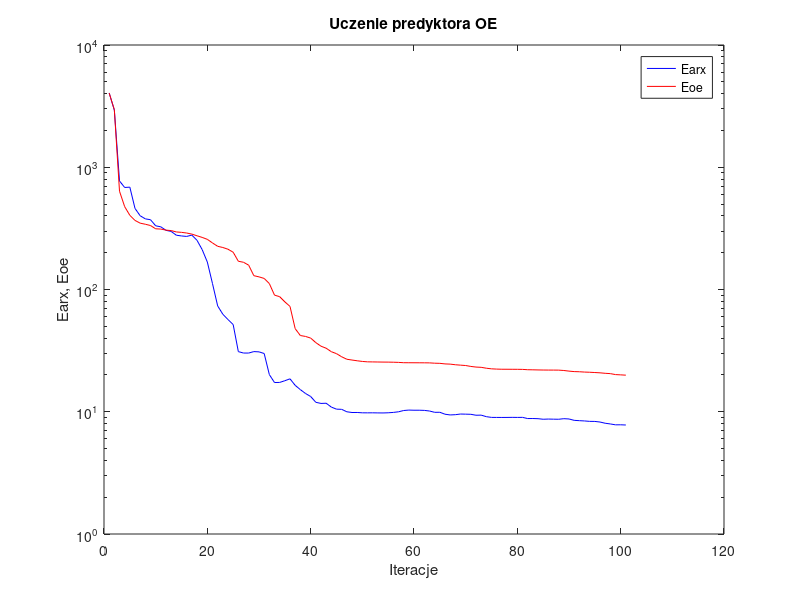
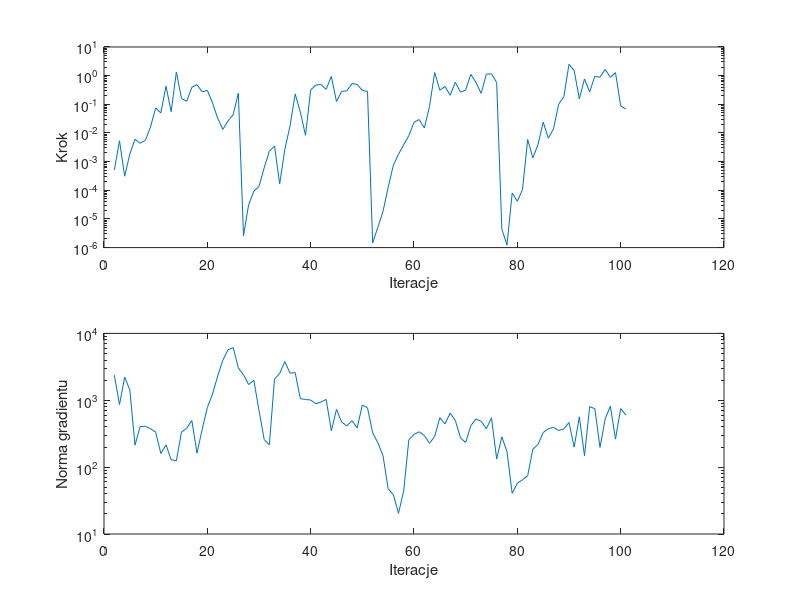

MATLAB code for these plots, in order:
%uczenie predyktora oe
clear all;
n=0; farx(n+1)=4.050157e+003; foe(n+1)=4.042592e+003; wspucz(n+1)=0.000000e+000; ng(n+1)=0.000000e+000;
%odnowa zmiennej metryki
n=1; farx(n+1)=2.932254e+003; foe(n+1)=2.957580e+003; krok(n+1)=5.097061e-004; ng(n+1)=2.379039e+003;
n=2; farx(n+1)=7.727884e+002; foe(n+1)=6.367229e+002; krok(n+1)=5.357205e-003; ng(n+1)=8.622970e+002;
n=3; farx(n+1)=6.831734e+002; foe(n+1)=4.760731e+002; krok(n+1)=3.090387e-004; ng(n+1)=2.226305e+003;
n=4; farx(n+1)=6.875409e+002; foe(n+1)=4.044787e+002; krok(n+1)=1.841613e-003; ng(n+1)=1.422930e+003;
n=5; farx(n+1)=4.603644e+002; foe(n+1)=3.673576e+002; krok(n+1)=6.042575e-003; ng(n+1)=2.135778e+002;
n=6; farx(n+1)=4.011129e+002; foe(n+1)=3.488916e+002; krok(n+1)=4.372259e-003; ng(n+1)=4.044314e+002;
n=7; farx(n+1)=3.782784e+002; foe(n+1)=3.418125e+002; krok(n+1)=5.548179e-003; ng(n+1)=4.091257e+002;
n=8; farx(n+1)=3.722605e+002; foe(n+1)=3.337222e+002; krok(n+1)=1.612615e-002; ng(n+1)=3.756222e+002;
n=9; farx(n+1)=3.320537e+002; foe(n+1)=3.137900e+002; krok(n+1)=7.445763e-002; ng(n+1)=3.335057e+002;
n=10; farx(n+1)=3.255670e+002; foe(n+1)=3.121319e+002; krok(n+1)=4.995426e-002; ng(n+1)=1.599115e+002;
n=11; farx(n+1)=3.046700e+002; foe(n+1)=3.060225e+002; krok(n+1)=4.288049e-001; ng(n+1)=2.156444e+002;
n=12; farx(n+1)=2.986933e+002; foe(n+1)=3.033834e+002; krok(n+1)=5.553162e-002; ng(n+1)=1.292282e+002;
n=13; farx(n+1)=2.779972e+002; foe(n+1)=2.956829e+002; krok(n+1)=1.324162e+000; ng(n+1)=1.243127e+002;
n=14; farx(n+1)=2.742274e+002; foe(n+1)=2.934451e+002; krok(n+1)=1.599256e-001; ng(n+1)=3.347352e+002;
n=15; farx(n+1)=2.717648e+002; foe(n+1)=2.897310e+002; krok(n+1)=1.277097e-001; ng(n+1)=3.804697e+002;
n=16; farx(n+1)=2.786499e+002; foe(n+1)=2.839283e+002; krok(n+1)=3.923690e-001; ng(n+1)=4.986209e+002;
n=17; farx(n+1)=2.526384e+002; foe(n+1)=2.750996e+002; krok(n+1)=4.880844e-001; ng(n+1)=1.616203e+002;
n=18; farx(n+1)=2.121010e+002; foe(n+1)=2.667755e+002; krok(n+1)=2.701727e-001; ng(n+1)=3.675322e+002;
n=19; farx(n+1)=1.676898e+002; foe(n+1)=2.571917e+002; krok(n+1)=3.068907e-001; ng(n+1)=7.804611e+002;
n=20; farx(n+1)=1.116970e+002; foe(n+1)=2.402385e+002; krok(n+1)=1.115271e-001; ng(n+1)=1.236018e+003;
n=21; farx(n+1)=7.337350e+001; foe(n+1)=2.256206e+002; krok(n+1)=3.273628e-002; ng(n+1)=2.294909e+003;
n=22; farx(n+1)=6.276225e+001; foe(n+1)=2.206033e+002; krok(n+1)=1.333847e-002; ng(n+1)=3.976521e+003;
n=23; farx(n+1)=5.676191e+001; foe(n+1)=2.134918e+002; krok(n+1)=2.617870e-002; ng(n+1)=5.691603e+003;
n=24; farx(n+1)=5.169644e+001; foe(n+1)=2.018167e+002; krok(n+1)=4.346837e-002; ng(n+1)=6.139714e+003;
n=25; farx(n+1)=3.103585e+001; foe(n+1)=1.702120e+002; krok(n+1)=2.442288e-001; ng(n+1)=3.050032e+003;
%odnowa zmiennej metryki
n=26; farx(n+1)=3.021956e+001; foe(n+1)=1.670359e+002; krok(n+1)=2.595332e-006; ng(n+1)=2.401574e+003;
n=27; farx(n+1)=3.021093e+001; foe(n+1)=1.581322e+002; krok(n+1)=3.168396e-005; ng(n+1)=1.716370e+003;
n=28; farx(n+1)=3.105653e+001; foe(n+1)=1.297432e+002; krok(n+1)=9.315198e-005; ng(n+1)=1.989487e+003;
n=29; farx(n+1)=3.089515e+001; foe(n+1)=1.268621e+002; krok(n+1)=1.358214e-004; ng(n+1)=7.063485e+002;
n=30; farx(n+1)=2.995718e+001; foe(n+1)=1.231913e+002; krok(n+1)=6.078605e-004; ng(n+1)=2.590069e+002;
n=31; farx(n+1)=2.014423e+001; foe(n+1)=1.118248e+002; krok(n+1)=2.287557e-003; ng(n+1)=2.160364e+002;
n=32; farx(n+1)=1.734174e+001; foe(n+1)=8.995058e+001; krok(n+1)=3.516052e-003; ng(n+1)=2.065279e+003;
n=33; farx(n+1)=1.737306e+001; foe(n+1)=8.735572e+001; krok(n+1)=1.677606e-004; ng(n+1)=2.516606e+003;
n=34; farx(n+1)=1.793997e+001; foe(n+1)=7.924122e+001; krok(n+1)=2.695162e-003; ng(n+1)=3.787274e+003;
n=35; farx(n+1)=1.859322e+001; foe(n+1)=7.271189e+001; krok(n+1)=1.729712e-002; ng(n+1)=2.545023e+003;
n=36; farx(n+1)=1.644764e+001; foe(n+1)=4.784138e+001; krok(n+1)=2.301315e-001; ng(n+1)=2.590406e+003;
n=37; farx(n+1)=1.517384e+001; foe(n+1)=4.203420e+001; krok(n+1)=5.359529e-002; ng(n+1)=1.057929e+003;
n=38; farx(n+1)=1.410887e+001; foe(n+1)=4.131393e+001; krok(n+1)=8.323975e-003; ng(n+1)=1.026595e+003;
n=39; farx(n+1)=1.332644e+001; foe(n+1)=4.005754e+001; krok(n+1)=3.134036e-001; ng(n+1)=1.008694e+003;
n=40; farx(n+1)=1.194983e+001; foe(n+1)=3.675813e+001; krok(n+1)=4.726144e-001; ng(n+1)=8.855981e+002;
n=41; farx(n+1)=1.169696e+001; foe(n+1)=3.437747e+001; krok(n+1)=4.880844e-001; ng(n+1)=9.407123e+002;
n=42; farx(n+1)=1.173973e+001; foe(n+1)=3.308637e+001; krok(n+1)=3.337224e-001; ng(n+1)=1.029007e+003;
n=43; farx(n+1)=1.091933e+001; foe(n+1)=3.098965e+001; krok(n+1)=9.429061e-001; ng(n+1)=3.490668e+002;
n=44; farx(n+1)=1.049991e+001; foe(n+1)=2.987092e+001; krok(n+1)=1.241631e-001; ng(n+1)=7.321074e+002;
n=45; farx(n+1)=1.046760e+001; foe(n+1)=2.816647e+001; krok(n+1)=2.833785e-001; ng(n+1)=4.708962e+002;
n=46; farx(n+1)=9.995270e+000; foe(n+1)=2.688246e+001; krok(n+1)=2.926858e-001; ng(n+1)=4.145774e+002;
n=47; farx(n+1)=9.859316e+000; foe(n+1)=2.648892e+001; krok(n+1)=5.327583e-001; ng(n+1)=4.939261e+002;
n=48; farx(n+1)=9.864444e+000; foe(n+1)=2.612013e+001; krok(n+1)=4.923082e-001; ng(n+1)=3.864373e+002;
n=49; farx(n+1)=9.803286e+000; foe(n+1)=2.579948e+001; krok(n+1)=3.044248e-001; ng(n+1)=8.493917e+002;
n=50; farx(n+1)=9.797340e+000; foe(n+1)=2.560419e+001; krok(n+1)=2.818076e-001; ng(n+1)=7.712698e+002;
%odnowa zmiennej metryki
n=51; farx(n+1)=9.802604e+000; foe(n+1)=2.556797e+001; krok(n+1)=1.449720e-006; ng(n+1)=3.259104e+002;
n=52; farx(n+1)=9.786395e+000; foe(n+1)=2.552611e+001; krok(n+1)=5.093343e-006; ng(n+1)=2.315935e+002;
n=53; farx(n+1)=9.777250e+000; foe(n+1)=2.548766e+001; krok(n+1)=1.834698e-005; ng(n+1)=1.488086e+002;
n=54; farx(n+1)=9.807518e+000; foe(n+1)=2.546956e+001; krok(n+1)=1.261878e-004; ng(n+1)=4.746208e+001;
n=55; farx(n+1)=9.876240e+000; foe(n+1)=2.542103e+001; krok(n+1)=7.476124e-004; ng(n+1)=3.865610e+001;
n=56; farx(n+1)=9.991945e+000; foe(n+1)=2.534313e+001; krok(n+1)=1.812955e-003; ng(n+1)=2.040089e+001;
n=57; farx(n+1)=1.023621e+001; foe(n+1)=2.518771e+001; krok(n+1)=3.868579e-003; ng(n+1)=4.389551e+001;
n=58; farx(n+1)=1.032030e+001; foe(n+1)=2.517444e+001; krok(n+1)=8.092065e-003; ng(n+1)=2.577617e+002;
n=59; farx(n+1)=1.029081e+001; foe(n+1)=2.516105e+001; krok(n+1)=2.340953e-002; ng(n+1)=3.086192e+002;
n=60; farx(n+1)=1.029290e+001; foe(n+1)=2.515131e+001; krok(n+1)=2.946581e-002; ng(n+1)=3.376177e+002;
n=61; farx(n+1)=1.025950e+001; foe(n+1)=2.513756e+001; krok(n+1)=1.488820e-002; ng(n+1)=2.974998e+002;
n=62; farx(n+1)=1.014015e+001; foe(n+1)=2.510756e+001; krok(n+1)=8.388517e-002; ng(n+1)=2.268559e+002;
n=63; farx(n+1)=9.893667e+000; foe(n+1)=2.495601e+001; krok(n+1)=1.280929e+000; ng(n+1)=2.874841e+002;
n=64; farx(n+1)=9.902923e+000; foe(n+1)=2.489080e+001; krok(n+1)=3.103642e-001; ng(n+1)=5.477337e+002;
n=65; farx(n+1)=9.547221e+000; foe(n+1)=2.462440e+001; krok(n+1)=4.187571e-001; ng(n+1)=4.433934e+002;
n=66; farx(n+1)=9.417097e+000; foe(n+1)=2.452686e+001; krok(n+1)=2.064051e-001; ng(n+1)=6.434720e+002;
n=67; farx(n+1)=9.462894e+000; foe(n+1)=2.423925e+001; krok(n+1)=5.856145e-001; ng(n+1)=4.972570e+002;
n=68; farx(n+1)=9.580020e+000; foe(n+1)=2.405605e+001; krok(n+1)=2.640812e-001; ng(n+1)=2.740168e+002;
n=69; farx(n+1)=9.557076e+000; foe(n+1)=2.388774e+001; krok(n+1)=3.167854e-001; ng(n+1)=2.331375e+002;
n=70; farx(n+1)=9.531205e+000; foe(n+1)=2.347959e+001; krok(n+1)=1.111368e+000; ng(n+1)=4.170290e+002;
n=71; farx(n+1)=9.364425e+000; foe(n+1)=2.320416e+001; krok(n+1)=5.772243e-001; ng(n+1)=5.250525e+002;
n=72; farx(n+1)=9.384166e+000; foe(n+1)=2.308899e+001; krok(n+1)=2.401907e-001; ng(n+1)=4.845494e+002;
n=73; farx(n+1)=9.116120e+000; foe(n+1)=2.270516e+001; krok(n+1)=1.133514e+000; ng(n+1)=3.755861e+002;
n=74; farx(n+1)=8.992218e+000; foe(n+1)=2.244430e+001; krok(n+1)=1.150553e+000; ng(n+1)=5.460334e+002;
n=75; farx(n+1)=8.986439e+000; foe(n+1)=2.233269e+001; krok(n+1)=5.779250e-001; ng(n+1)=1.326346e+002;
%odnowa zmiennej metryki
n=76; farx(n+1)=8.983131e+000; foe(n+1)=2.227317e+001; krok(n+1)=4.416619e-006; ng(n+1)=2.841454e+002;
n=77; farx(n+1)=8.986528e+000; foe(n+1)=2.226745e+001; krok(n+1)=1.230140e-006; ng(n+1)=1.699803e+002;
n=78; farx(n+1)=8.998547e+000; foe(n+1)=2.225413e+001; krok(n+1)=7.999634e-005; ng(n+1)=4.054553e+001;
n=79; farx(n+1)=8.988374e+000; foe(n+1)=2.224174e+001; krok(n+1)=4.135969e-005; ng(n+1)=5.748171e+001;
n=80; farx(n+1)=8.998121e+000; foe(n+1)=2.220930e+001; krok(n+1)=1.055848e-004; ng(n+1)=6.480966e+001;
n=81; farx(n+1)=8.797686e+000; foe(n+1)=2.207064e+001; krok(n+1)=5.906887e-003; ng(n+1)=7.399124e+001;
n=82; farx(n+1)=8.803706e+000; foe(n+1)=2.203197e+001; krok(n+1)=1.353531e-003; ng(n+1)=1.853448e+002;
n=83; farx(n+1)=8.776231e+000; foe(n+1)=2.198093e+001; krok(n+1)=3.941672e-003; ng(n+1)=2.184295e+002;
n=84; farx(n+1)=8.682755e+000; foe(n+1)=2.194440e+001; krok(n+1)=2.392360e-002; ng(n+1)=3.284475e+002;
n=85; farx(n+1)=8.715412e+000; foe(n+1)=2.192663e+001; krok(n+1)=6.543079e-003; ng(n+1)=3.758223e+002;
n=86; farx(n+1)=8.695728e+000; foe(n+1)=2.191972e+001; krok(n+1)=1.389524e-002; ng(n+1)=3.937222e+002;
n=87; farx(n+1)=8.681978e+000; foe(n+1)=2.190123e+001; krok(n+1)=1.016482e-001; ng(n+1)=3.528612e+002;
n=88; farx(n+1)=8.775738e+000; foe(n+1)=2.175426e+001; krok(n+1)=1.845727e-001; ng(n+1)=3.740559e+002;
n=89; farx(n+1)=8.728879e+000; foe(n+1)=2.149726e+001; krok(n+1)=2.485026e+000; ng(n+1)=4.659390e+002;
n=90; farx(n+1)=8.506250e+000; foe(n+1)=2.130707e+001; krok(n+1)=1.514375e+000; ng(n+1)=1.988640e+002;
n=91; farx(n+1)=8.454804e+000; foe(n+1)=2.124432e+001; krok(n+1)=1.545805e-001; ng(n+1)=5.647805e+002;
n=92; farx(n+1)=8.410128e+000; foe(n+1)=2.111567e+001; krok(n+1)=7.657245e-001; ng(n+1)=1.481362e+002;
n=93; farx(n+1)=8.343722e+000; foe(n+1)=2.104429e+001; krok(n+1)=2.701916e-001; ng(n+1)=8.023261e+002;
n=94; farx(n+1)=8.335085e+000; foe(n+1)=2.093473e+001; krok(n+1)=9.469203e-001; ng(n+1)=7.480989e+002;
n=95; farx(n+1)=8.240212e+000; foe(n+1)=2.081889e+001; krok(n+1)=8.847528e-001; ng(n+1)=1.968900e+002;
n=96; farx(n+1)=8.054592e+000; foe(n+1)=2.063247e+001; krok(n+1)=1.660199e+000; ng(n+1)=5.275618e+002;
n=97; farx(n+1)=7.947969e+000; foe(n+1)=2.050734e+001; krok(n+1)=8.728449e-001; ng(n+1)=8.153499e+002;
n=98; farx(n+1)=7.817010e+000; foe(n+1)=2.013776e+001; krok(n+1)=1.269080e+000; ng(n+1)=2.626321e+002;
n=99; farx(n+1)=7.823168e+000; foe(n+1)=2.003530e+001; krok(n+1)=8.877087e-002; ng(n+1)=7.503773e+002;
n=100; farx(n+1)=7.791081e+000; foe(n+1)=1.991788e+001; krok(n+1)=6.826594e-002; ng(n+1)=6.026311e+002;

figure; semilogy(farx,'b'); hold on; semilogy(foe,'r'); xlabel('Iteracje'); ylabel('Earx, Eoe'); legend('Earx','Eoe'); title('Uczenie predyktora OE');
figure; subplot(2,1,1); semilogy(krok); xlabel('Iteracje'); ylabel('Krok');
subplot(2,1,2); semilogy(ng); xlabel('Iteracje'); ylabel('Norma gradientu');
Earx=farx(n+1)
Eoe=foe(n+1)
